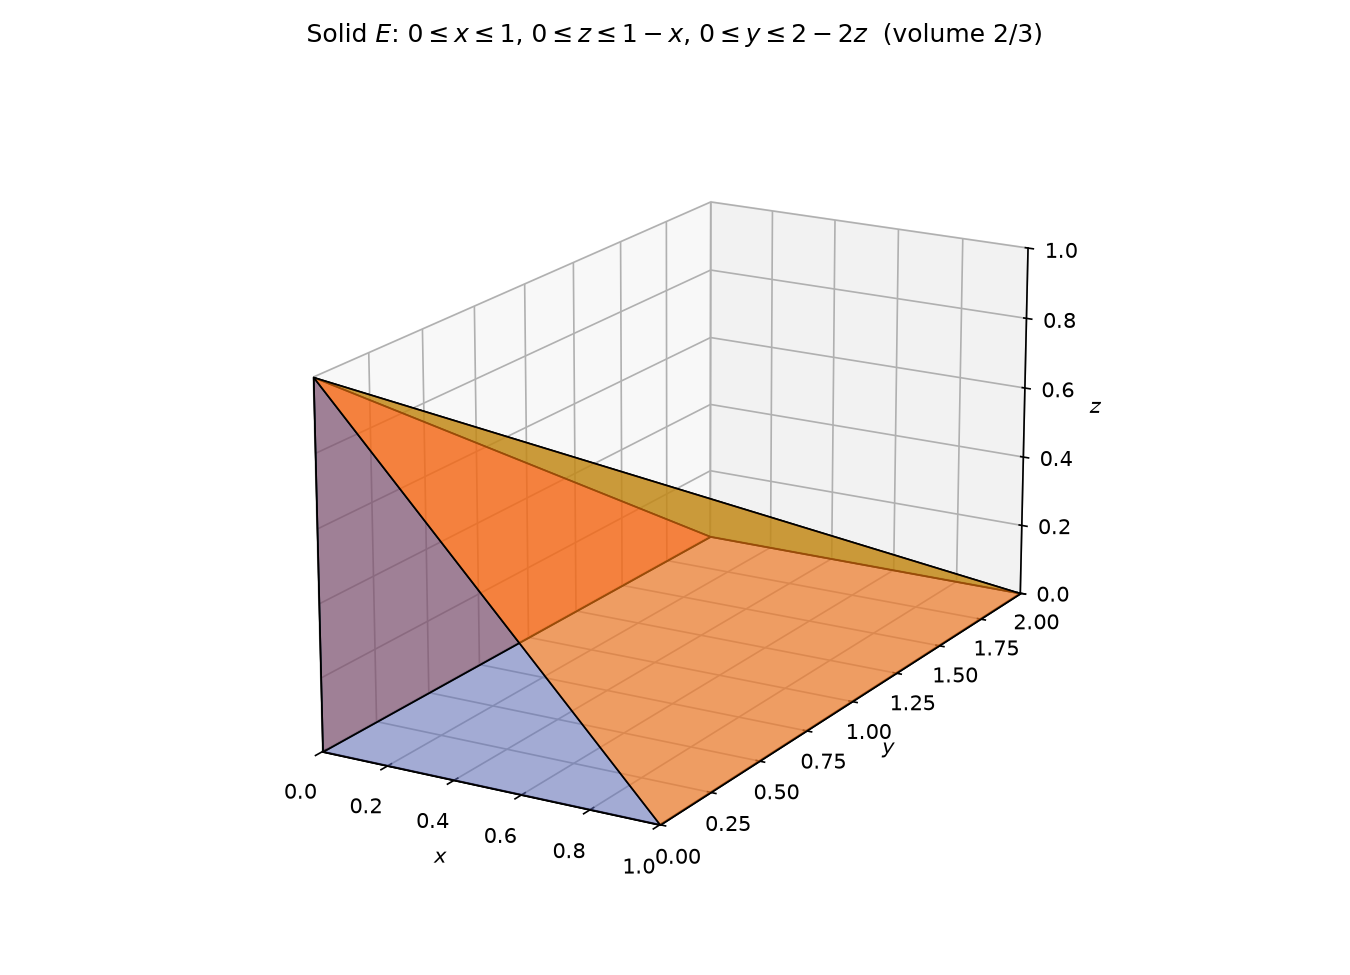

Recreate this plot in Python.
import matplotlib
matplotlib.use("Agg")
import matplotlib.pyplot as plt
from mpl_toolkits.mplot3d.art3d import Poly3DCollection

fig = plt.figure(figsize=(9, 6.5))
ax = fig.add_subplot(111, projection="3d")

# Pentagon (pentahedron) solid E with 5 vertices:
V000 = (0, 0, 0); V100 = (1, 0, 0); V001 = (0, 0, 1)
V020 = (0, 2, 0); V120 = (1, 2, 0)

faces = [
    # base triangle y = 0
    ([V000, V100, V001], "tab:blue", 0.35),
    # top triangle y = 2 - 2z
    ([V020, V120, V001], "tab:green", 0.60),
    # side z = 0 (rectangle)
    ([V000, V100, V120, V020], "tab:purple", 0.30),
    # side x = 0 (triangle)
    ([V000, V020, V001], "tab:red", 0.55),
    # slanted side x + z = 1 (triangle)
    ([V100, V120, V001], "tab:orange", 0.60),
]
for poly, col, a in faces:
    ax.add_collection3d(Poly3DCollection([poly], facecolors=col, alpha=a,
                                         edgecolors="k", linewidths=0.8))

ax.set_title(r"Solid $E$: $0\leq x\leq 1$, $0\leq z\leq 1-x$, $0\leq y\leq 2-2z$  (volume $2/3$)")
ax.set_xlabel(r"$x$"); ax.set_ylabel(r"$y$"); ax.set_zlabel(r"$z$")
ax.set_box_aspect((1, 2, 1))
ax.set_xlim(0, 1); ax.set_ylim(0, 2); ax.set_zlim(0, 1)
ax.view_init(elev=18, azim=-60)
fig.tight_layout()
fig.savefig("D:/Program-Files/MCMA-Toolchain/dev-logs/.raw_data/dev-logs-20261110/dsh-qwen3.8-27b-hpc/calculus-15.7.27/solution/part1_figure1.png", dpi=150)
print("wrote part1_figure1.png (27)")
